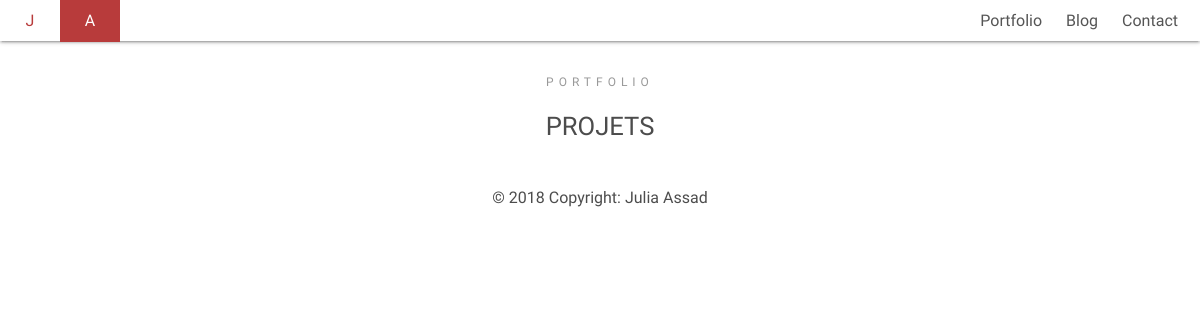
Page /Portfolio on the earlier database version.
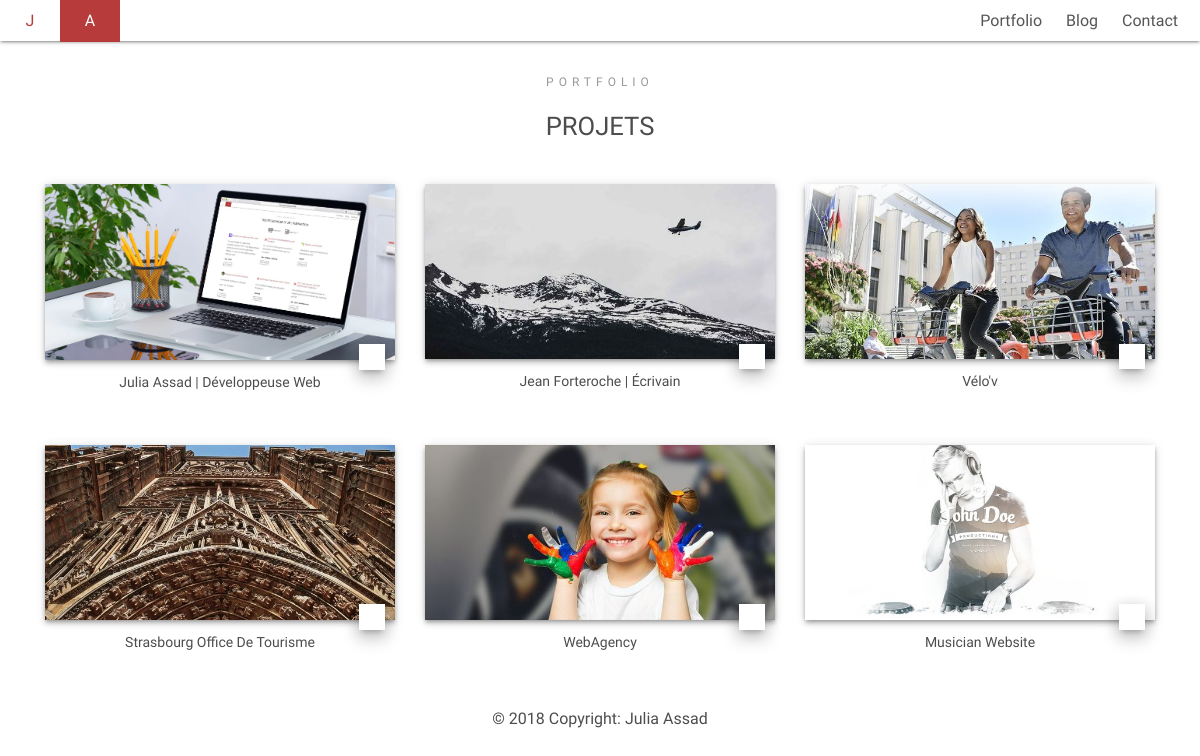
Same page on the later database version.
### tables this page shows
CREATE TABLE `projects` (
  `id` int(11) NOT NULL,
  `project_name` varchar(255) NOT NULL,
  `project_description` text NOT NULL,
  `project_sm_image` varchar(255) NOT NULL,
  `project_lg_image` varchar(255) NOT NULL,
  `project_url` varchar(255) NOT NULL,
  `project_comments` text NOT NULL,
  `project_slug` text NOT NULL,
  `is_published` tinyint(1) NOT NULL DEFAULT '0'
);

### app/libraries/Core.php (called while the page is built, shortened)
<?php
class Core
{
 protected $currentMethod = 'Index';
 public function __construct()
 {
  $url = $this->getUrl();
  if (file_exists('../app/controllers/' . ucwords($url[0]) . '.php')) {
   unset($url[0]);
  }
  $this->currentController = new $this->currentController;
  $this->params = $url ? array_values($url) : [];
  call_user_func_array([$this->currentController, $this->currentMethod], $this->params);
 }
 public function getUrl()
 {
  if (isset($_GET['url'])) {
   $url = rtrim($_GET['url'], '/');
   $url = filter_var($url, FILTER_SANITIZE_URL);
   $url = explode('/', $url);
   return $url;
  }
 }
}

### build/index.php (called while the page is built, shortened)
<?php
$init = new Core;

### app/libraries/Database.php (called while the page is built, shortened)
<?php
class Database
{
 private $host = DB_HOST;
 private $user = DB_USER;
 private $pass = DB_PASS;
 private $dbname = DB_NAME;
 private $dbh;
 private $stmt;
 public function __construct()
 {
  $dsn = 'mysql:host=' . $this->host . ';dbname=' . $this->dbname;
  $options = array(
   PDO::ATTR_PERSISTENT => true,
   PDO::ATTR_ERRMODE => PDO::ERRMODE_EXCEPTION,
  );
  try {
   $this->dbh = new PDO($dsn, $this->user, $this->pass, $options);
  } catch (PDOException $e) {
   $this->error = $e->getMessage();
   echo $this->error;
  }}
 public function query($sql)
 {
  $this->stmt = $this->dbh->prepare($sql);
 }
 public function execute()
 {
  return $this->stmt->execute();
 }
 public function resultSet()
 {
  $this->execute();
  return $this->stmt->fetchAll(PDO::FETCH_OBJ);
 }
}

### app/models/Projectmodel.php (called while the page is built, shortened)
<?php
class Projectmodel
{
    private $db;
    public function __construct()
    {
        $this->db = new Database;
    }
    public function getPublishedProjects()
    {
        $this->db->query('SELECT * FROM projects WHERE projects.is_published = 1 ORDER BY projects.id DESC');
        $results = $this->db->resultSet();
        return $results;
    }
}

### app/views/front/pages/projects.php (the view, shortened to what this page needs)
<?php require APPROOT . '/views/inc/header.php';?>
<?php require APPROOT . '/views/inc/top-menu.php';?>
<div id="main" class="main-container">
    <section id="projects" class="projects text-center">
        <div class="container">
            <span class="heading-meta">Portfolio</span>
            <h2 class="mb-4 text-center section-title">Projets</h2>
            <div class="row">
                <?php foreach($data['projects'] as $project):?>
                <div class="col-md-6 col-lg-4 mt-3">
                    <div class="project">
                        <div class="project--image">
                            <picture>
                                <source srcset="<?php echo URLROOT;?>/uploads/<?php echo $project->project_sm_image;?>"
                                    media="(min-width:576px)">
                                <img class="img-fluid large-hero__image"
                                    src="<?php echo URLROOT;?>/uploads/<?php echo $project->project_lg_image;?>" alt="">
                            </picture>
                            <a href="<?php echo URLROOT;?>/Portfolio/projets/<?php echo $project->project_slug;?>"><span
                                    class="lnr lnr-chevron-right"></span></a>
                        </div>
                        <h3 class="project--title h6"><?php echo $project->project_name;?></h3>
                    </div>
                </div>
                <?php endforeach;?>
            </div>
        </div>
    </section>
</div>
<?php require APPROOT . '/views/inc/footer.php';?>

### app/controllers/Portfolio.php (shortened to what this page needs)
<?php
class Portfolio extends Controller
{
    public function __construct()
    {
        $this->projectModel = $this->model('Projectmodel');
    }
    public function index($slug = null)
    {
        if (is_null($slug)) {
            $projects = $this->projectModel->getPublishedProjects();
            $data = [
                'projects' => $projects,
            ];
            $this->view('front/pages/projects', $data);
        }
    }
}

### app/libraries/Controller.php (shortened to what this page needs)
<?php
class Controller
{
 public function view($view, $data = [])
 {
  if (file_exists('../app/views/' . $view . '.php')) {
   require_once '../app/views/' . $view . '.php';
  } else {
   die("View does not exist");
  }
 }
}

### app/views/inc/header.php (shortened to what this page needs)
<!DOCTYPE html>
<html lang="fr-FR">
<head>
    <link type="text/css" rel="stylesheet" href="css/normalize.min.css">
    <link type="text/css" rel="stylesheet" href="css/normalize.min.css">
    <link rel="stylesheet" href="https://cdn.linearicons.com/free/1.0.0/icon-font.min.css">
    <link type="text/css" rel="stylesheet" href="<?php echo URLROOT; ?>/css/style.css">
</head>
<body>

### app/views/inc/top-menu.php (shortened to what this page needs)
<nav class="main-nav">
    <a href="<?php echo URLROOT;?>">
        <div class="nav-brand">
            <div class="initial_first_name"><span>J</span></div>
            <div class="initial_last_name"><span>A</span></div>
        </div>
    </a>
    <ul id="main-menu" class="sm sm-clean">
        <li><a href="<?php echo URLROOT;?>/Portfolio">Portfolio</a></li>
        <li><a href="<?php echo URLROOT;?>/Blog">Blog</a></li>
        <li><a href="<?php echo URLROOT;?>/#contact">Contact</a></li>
    </ul>
</nav>

### app/views/inc/footer.php (shortened to what this page needs)
<footer class="page-footer font-small blue">
  <div class="footer-copyright text-center py-3">© 2018 Copyright:
    <a href="<?php echo URLROOT;?>"> Julia Assad</a>
  </div>
</footer>
</body>
</html>

Differences in the rows shown:
added projects: shows a picture, project_name "Julia Assad | Développeuse Web"
now on this page (row edited): projects: shows a picture, project_name "Jean Forteroche | Écrivain"
now on this page (row edited): projects: shows a picture, project_name "Vélo'v"
now on this page (row edited): projects: shows a picture, project_name "Strasbourg Office De Tourisme"
now on this page (row edited): projects: shows a picture, project_name "WebAgency"
now on this page (row edited): projects: shows a picture, project_name "Musician Website"
